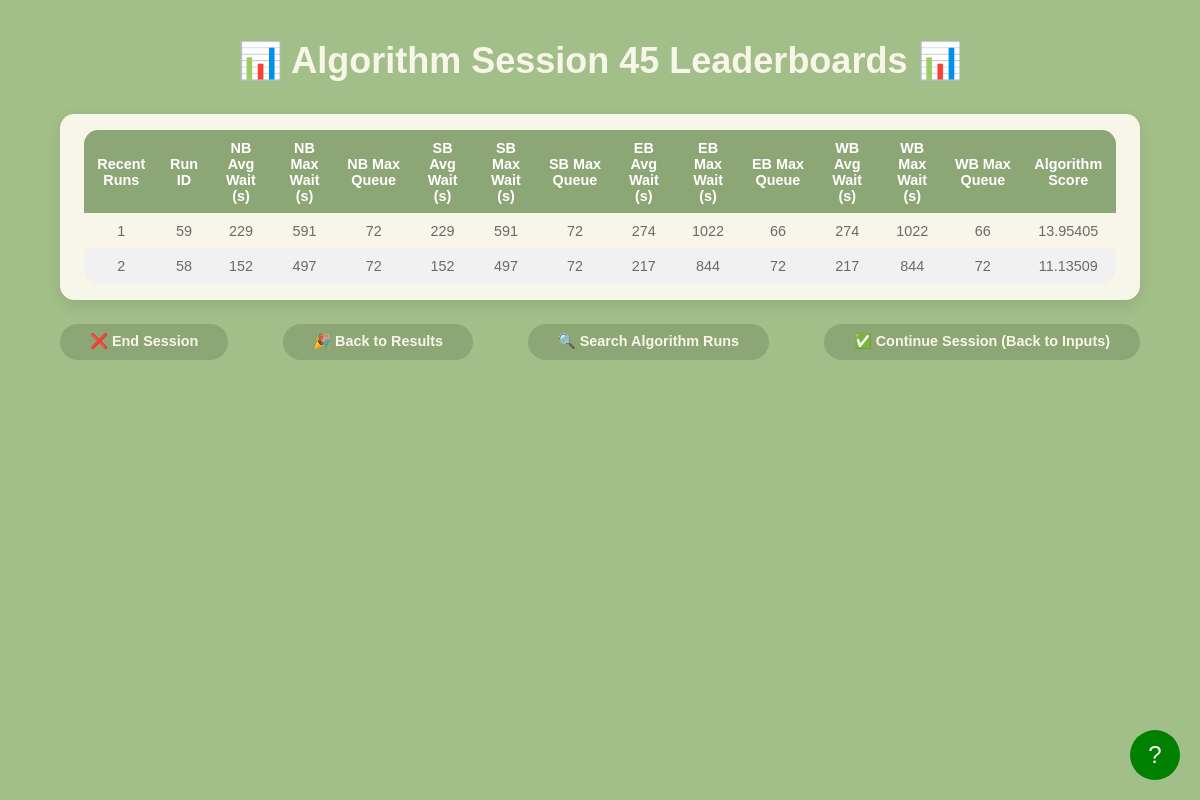
Page /algorithm_session_leaderboard on the earlier database version.
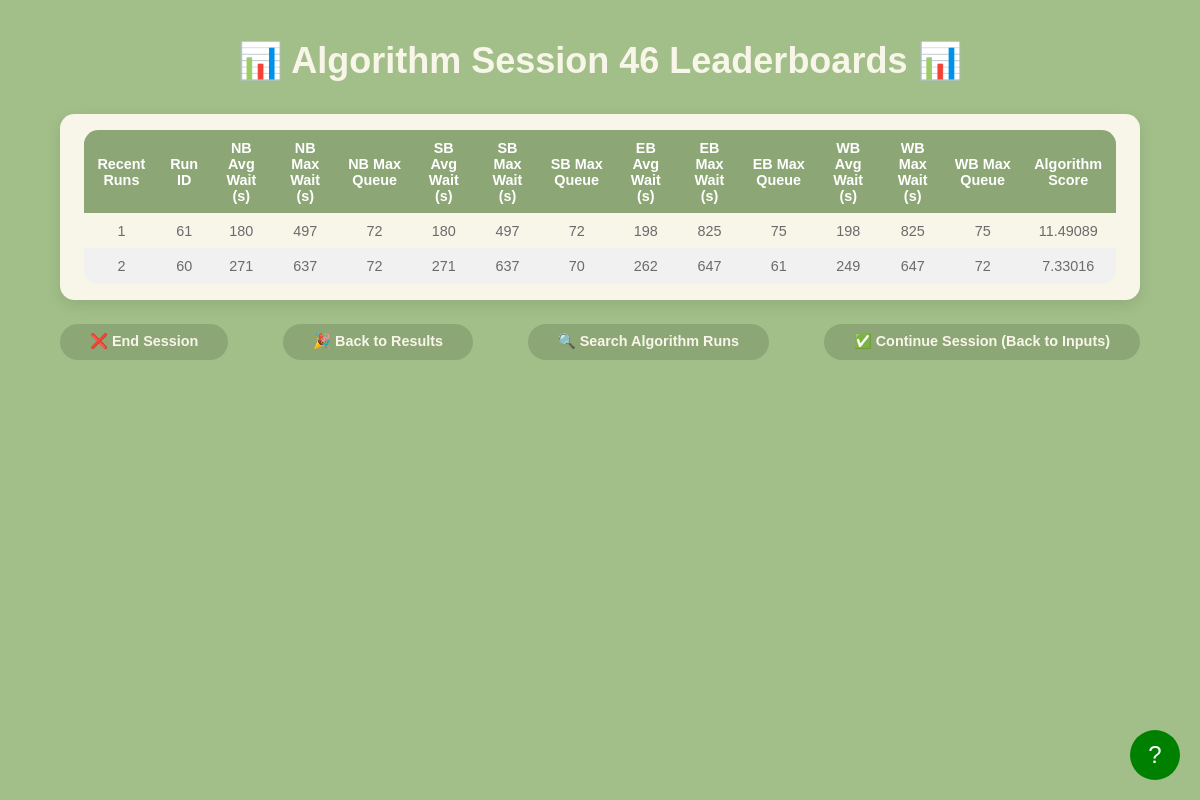
Same page on the later database version.
### models.py (models this page shows, shortened)
class AlgorithmLeaderboardResult(db.Model):
    __tablename__ = 'algorithm_leaderboard_results'
    id = db.Column(db.Integer, primary_key=True, autoincrement=True)
    run_id = db.Column(db.Integer, db.ForeignKey('configurations.run_id'), nullable=False)
    session_id = db.Column(db.Integer, db.ForeignKey('sessions.id'), nullable=False)
    avg_wait_time_north = db.Column(db.Float, nullable=False)
    max_wait_time_north = db.Column(db.Float, nullable=False)
    max_queue_length_north = db.Column(db.Integer, nullable=False)
    avg_wait_time_south = db.Column(db.Float, nullable=False)
    max_wait_time_south = db.Column(db.Float, nullable=False)
    max_queue_length_south = db.Column(db.Integer, nullable=False)
    avg_wait_time_east = db.Column(db.Float, nullable=False)
    max_wait_time_east = db.Column(db.Float, nullable=False)
    max_queue_length_east = db.Column(db.Integer, nullable=False)
    avg_wait_time_west = db.Column(db.Float, nullable=False)
    max_wait_time_west = db.Column(db.Float, nullable=False)
    max_queue_length_west = db.Column(db.Integer, nullable=False)

### app.py (the view)
@app.route('/algorithm_session_leaderboard')
def algorithm_session_leaderboard_page():
    session_id = request.args.get('session_id', type=int)
    if not session_id:
        active_session = Session.query.filter_by(active=True).order_by(Session.id.desc()).first()
        session_id = active_session.id if active_session else None
    print(session_id)
    raw_runs = get_recent_algorithm_runs(session_id) if session_id else []
    processed_runs = []
    for run in raw_runs:
        score = compute_score_4directions(
            run.run_id,
            run.session_id,
            run.avg_wait_time_north, run.max_wait_time_north, run.max_queue_length_north,
            run.avg_wait_time_south, run.max_wait_time_south, run.max_queue_length_south,
            run.avg_wait_time_east, run.max_wait_time_east, run.max_queue_length_east,
            run.avg_wait_time_west, run.max_wait_time_west, run.max_queue_length_west
        )
        processed_runs.append({
            "run_id": run.run_id,
            "nb_avg_wait": run.avg_wait_time_north,
            "nb_max_wait": run.max_wait_time_north,
            "nb_max_queue": run.max_queue_length_north,
            "sb_avg_wait": run.avg_wait_time_south,
            "sb_max_wait": run.max_wait_time_south,
            "sb_max_queue": run.max_queue_length_south,
            "eb_avg_wait": run.avg_wait_time_east,
            "eb_max_wait": run.max_wait_time_east,
            "eb_max_queue": run.max_queue_length_east,
            "wb_avg_wait": run.avg_wait_time_west,
            "wb_max_wait": run.max_wait_time_west,
            "wb_max_queue": run.max_queue_length_west,
            "score": score
        })
    return render_template('algorithm_session_leaderboard.html', runs=processed_runs, session_id=session_id)

### app.py (called while the page is built)
def get_recent_algorithm_runs(session_id):
    return AlgorithmLeaderboardResult.query \
        .filter_by(session_id=session_id) \
        .order_by(AlgorithmLeaderboardResult.id.desc()) \
        .limit(10) \
        .all()

### templates/algorithm_session_leaderboard.html (shortened to what this page needs)
<!DOCTYPE html>
<html lang="en">
<head>
</head>
<body>
    <div class="header">
        <h1>📊 Algorithm Session {{ session_id }} Leaderboards 📊</h1>
    </div>
    <div class="leaderboard-container">
        <table>
            <thead>
                <tr>
                    <th>Recent Runs</th>
                    <th>Run ID</th>
                    <th>NB Avg Wait (s)</th>
                    <th>NB Max Wait (s)</th>
                    <th>NB Max Queue</th>
                    <th>SB Avg Wait (s)</th>
                    <th>SB Max Wait (s)</th>
                    <th>SB Max Queue</th>
                    <th>EB Avg Wait (s)</th>
                    <th>EB Max Wait (s)</th>
                    <th>EB Max Queue</th>
                    <th>WB Avg Wait (s)</th>
                    <th>WB Max Wait (s)</th>
                    <th>WB Max Queue</th>
                    <th>Algorithm Score</th>
                </tr>
            </thead>
            <tbody>
                {% if runs and runs|length > 0 %}
                    {% for run in runs %}
                    <tr onclick="handleRowClick(this)">
                        <td>{{ loop.index }}</td>
                        <td>{{ run.run_id }}</td>
                        <td>{{ run.nb_avg_wait|round|int }}</td>
                        <td>{{ run.nb_max_wait|round|int }}</td>
                        <td>{{ run.nb_max_queue|round|int }}</td>
                        <td>{{ run.sb_avg_wait|round|int }}</td>
                        <td>{{ run.sb_max_wait|round|int }}</td>
                        <td>{{ run.sb_max_queue|round|int }}</td>
                        <td>{{ run.eb_avg_wait|round|int }}</td>
                        <td>{{ run.eb_max_wait|round|int }}</td>
                        <td>{{ run.eb_max_queue|round|int }}</td>
                        <td>{{ run.wb_avg_wait|round|int }}</td>
                        <td>{{ run.wb_max_wait|round|int }}</td>
                        <td>{{ run.wb_max_queue|round|int }}</td>
                        <td>{{ run.score|round(5) }}</td>
                    </tr>
                    {% endfor %}
                {% else %}
                    <tr>
                        <td colspan="15">No session runs found.</td>
                    </tr>
                {% endif %}
            </tbody>
        </table>
    </div>
    <div class="nav-container">
        <a class="nav-button" id="endBtn" href="/index">❌ End Session</a>
        <a class="res-button" id="results" href="/back_to_results">🎉 Back to Results</a>
        <a class="res-button" id="searchRunsBtn" href="/search_Algorithm_Runs">🔍 Search Algorithm Runs</a>
        <a class="nav-button" id="backBtn" href="/parameters">✅ Continue Session (Back to Inputs)</a>
    </div>
    <div id="tutorial-button">?</div>
</body>
</html>

Differences in the rows shown:
no longer on this page (row unchanged): AlgorithmLeaderboardResult: run_id "59", nb_avg_wait "229", nb_max_wait "591", nb_max_queue "72", sb_avg_wait "229", sb_max_wait "591", sb_max_queue "72", eb_avg_wait "274", eb_max_wait "1022", eb_max_queue "66", wb_avg_wait "274", wb_max_wait "1022", wb_max_queue "66", score "13.95405"
no longer on this page (row unchanged): AlgorithmLeaderboardResult: run_id "58", nb_avg_wait "152", nb_max_wait "497", nb_max_queue "72", sb_avg_wait "152", sb_max_wait "497", sb_max_queue "72", eb_avg_wait "217", eb_max_wait "844", eb_max_queue "72", wb_avg_wait "217", wb_max_wait "844", wb_max_queue "72", score "11.13509"
added AlgorithmLeaderboardResult: run_id "61", nb_avg_wait "180", nb_max_wait "497", nb_max_queue "72", sb_avg_wait "180", sb_max_wait "497", sb_max_queue "72", eb_avg_wait "198", eb_max_wait "825", eb_max_queue "75", wb_avg_wait "198", wb_max_wait "825", wb_max_queue "75", score "11.49089"
added AlgorithmLeaderboardResult: run_id "60", nb_avg_wait "271", nb_max_wait "637", nb_max_queue "72", sb_avg_wait "271", sb_max_wait "637", sb_max_queue "70", eb_avg_wait "262", eb_max_wait "647", eb_max_queue "61", wb_avg_wait "249", wb_max_wait "647", wb_max_queue "72", score "7.33016"
Other differences:
{{ session_id }}: "45" → "46"
